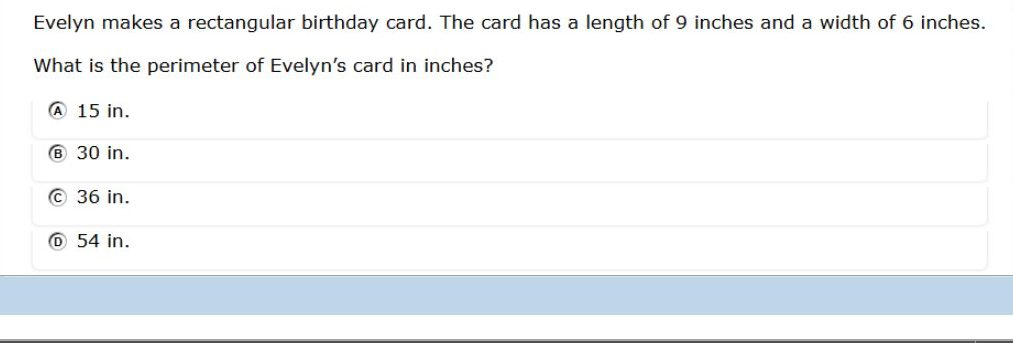
#> input picture items/g3_2025_Q11.jpg, 1013 x 343 px; its folder holds only this picture in this run
$ python clean_items.py
#> lines starting #> are read from the running program, lines starting #| are printed output that depends on the picture; after the words box and inside, x2 and y2 are one past the last pixel; in counts of white or black regions, pixels touching at a corner belong together
from PIL import Image
import numpy as np, glob, sys
def clean(path):
#> called with path = 'items/g3_2025_Q11.jpg'
    im=Image.open(path).convert('RGB'); a=np.asarray(im).astype(int)
#> in clean, im is the input picture: PIL image 1013x343 RGB; mean R, G, B 241.3, 243.9, 245.9
    g=a.mean(axis=2); H,W=g.shape
#> after `g = a.mean(axis=2)`:
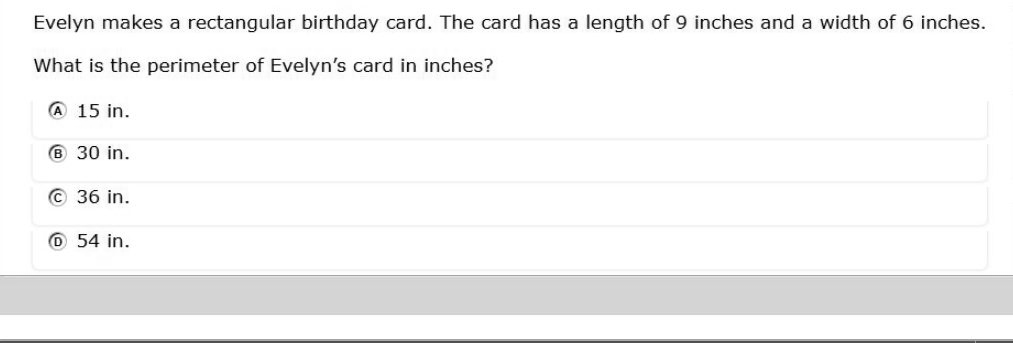
#> g: shape (343, 1013) float64; min 0, max 255, mean 243.7
#> after `H, W = g.shape`: H = 343; W = 1013
    dark=g<235
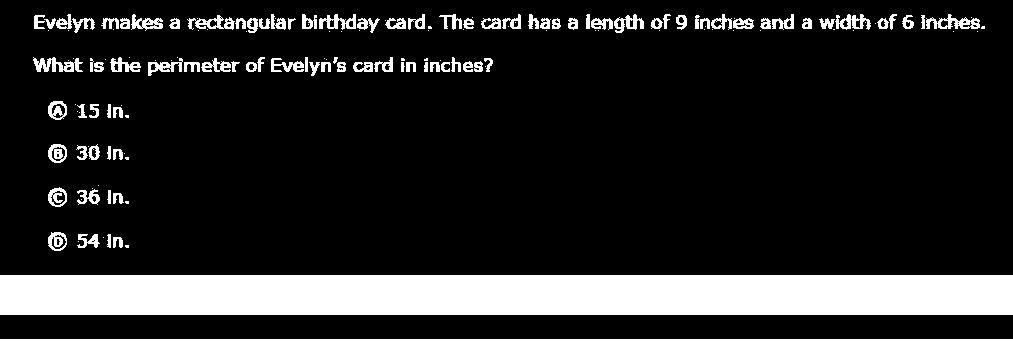
#> dark: shape (343, 1013) bool; 16.1% white; 161 white regions (67 under 20 px), largest, box (x1, y1, x2, y2) and area: (0, 275, 1013, 315) 40520, (0, 339, 1013, 343) 4052, (33, 57, 83, 72) 415
    # drop vertical rules: columns where >45% rows are non-white, scanning from both edges (within 40px)
    colfrac=dark.mean(axis=0)
#> colfrac = 1013 values, max 0.362 at index 54, min 0.128 at index 0, mean 0.161
    L=0
    for x in range(int(W*0.06)):
        if colfrac[x]>0.15: L=x+1
    R=W
#> R = 1013
    for x in range(int(W*0.86),W):
        if colfrac[x]>0.15: R=x; break
    # also drop the scrollbar-like gutter: any column band at the far right with sparse dots

    g=g[:,L:R]; a=a[:,L:R]; dark=g<235
#> after `g = g[:, L:R]`:
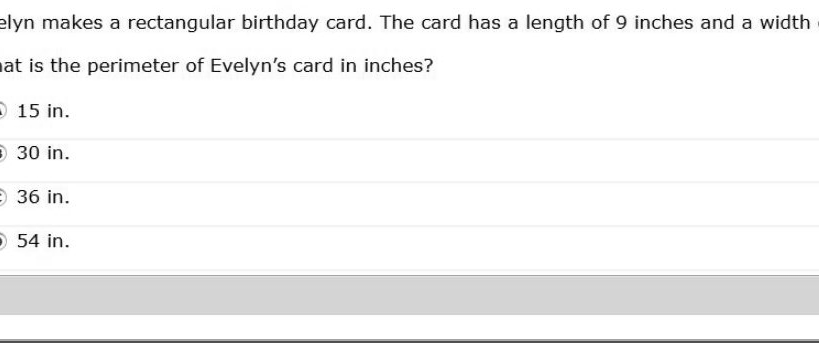
#> g: shape (343, 819) float64; min 0, max 255, mean 243.5
#> after `a = a[:, L:R]`:
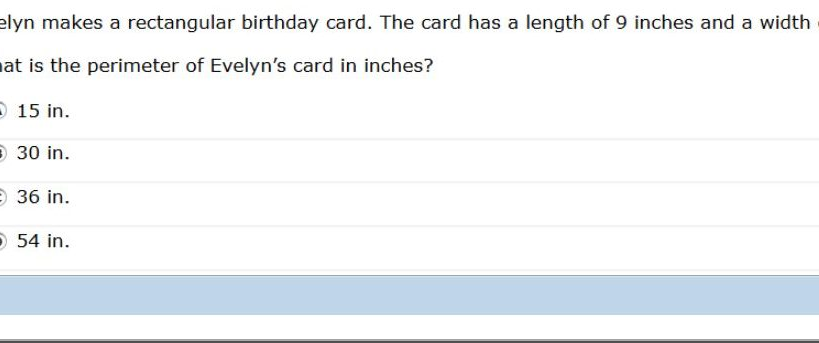
#> a: shape (343, 819, 3) int64; mean R, G, B 241, 243.7, 245.7
#> after `dark = g < 235`:
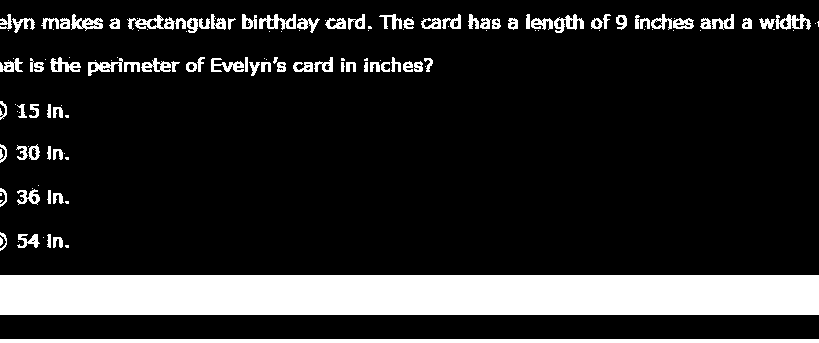
#> dark: shape (343, 819) bool; 16.2% white; 153 white regions (65 under 20 px), largest, box (x1, y1, x2, y2) and area: (0, 275, 819, 315) 32760, (0, 339, 819, 343) 3276, (127, 15, 175, 30) 330
    # collapse white horizontal runs > 50px to 24px
    rowdark=dark.sum(axis=1)>0
    keep=[]; run=0
    for y in range(len(rowdark)):
        if rowdark[y]: run=0; keep.append(y)
        else:
            run+=1
            if run<=24: keep.append(y)
#> this loop made 343 passes
#> run on passes 1 to 12: 1, 2, 3, 4, 5, 6, 7, 8, 9, 10, 11, 12
#> after the loop, keep = 341 values from 0 to 342
    a=a[keep]
#> a: shape (341, 819, 3) int64
    # trim bbox
    d=(a.mean(axis=2)<235)
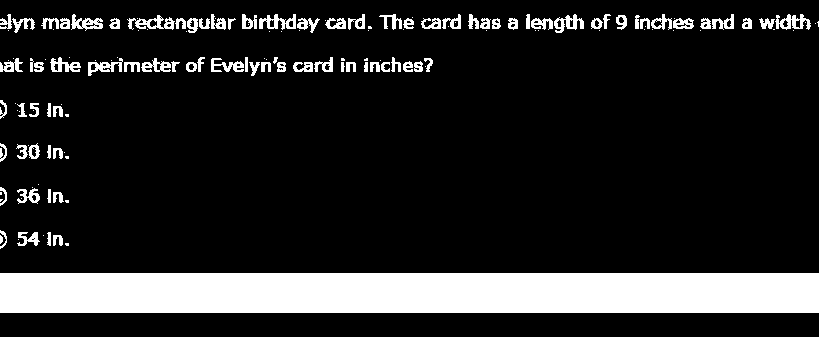
#> d: shape (341, 819) bool; 16.3% white; 153 white regions (65 under 20 px), largest, box (x1, y1, x2, y2) and area: (0, 273, 819, 313) 32760, (0, 337, 819, 341) 3276, (127, 15, 175, 30) 330
    ys=np.where(d.any(axis=1))[0]; xs=np.where(d.any(axis=0))[0]
#> after `ys = np.where(d.any(axis=1))[0]`: ys = 159 values from 14 to 340
#> after `xs = np.where(d.any(axis=0))[0]`: xs = 819 values from 0 to 818
    if len(ys)==0: return
    y0,y1=max(ys[0]-14,0),min(ys[-1]+14,a.shape[0]); x0,x1=max(xs[0]-14,0),min(xs[-1]+14,a.shape[1])
#> after `y0, y1 = (max(ys[0] - 14, 0), min(ys[-1] + 14, a.shape[0]))`: y0 = 0; y1 = 341
#> after `x0, x1 = (max(xs[0] - 14, 0), min(xs[-1] + 14, a.shape[1]))`: x0 = 0; x1 = 819
    out=Image.fromarray(a[y0:y1,x0:x1].astype('uint8'))
    out.save(path,quality=82,optimize=True)
for p in glob.glob('out/items/*.jpg'): clean(p)

$ run again, on items/g3_2025_Q21.jpg
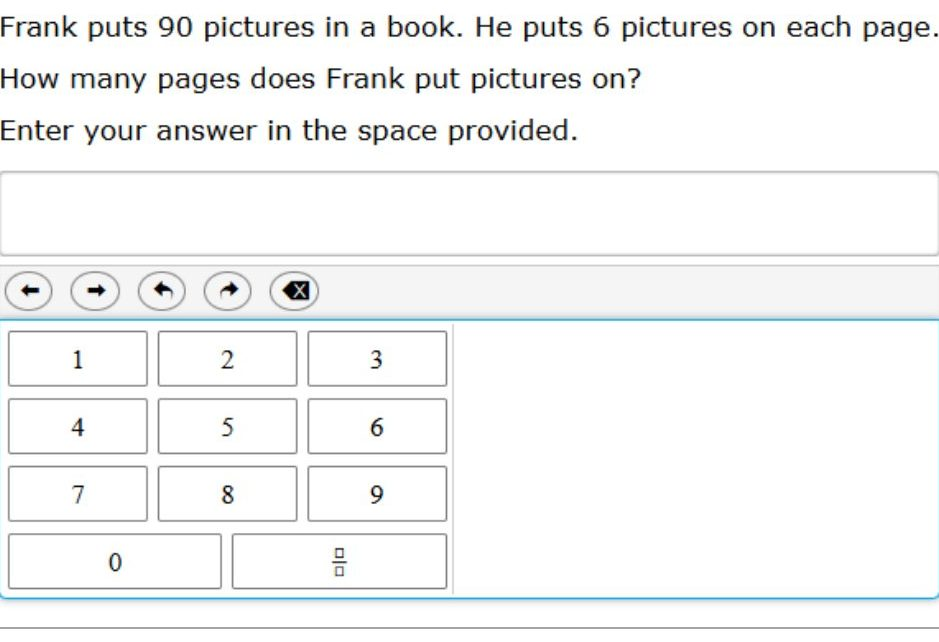
#> input picture items/g3_2025_Q21.jpg, 939 x 642 px
#> in clean, im is the input picture: PIL image 939x642 RGB; mean R, G, B 244.1, 245.2, 245.2
#> in clean, `dark=g<235`:
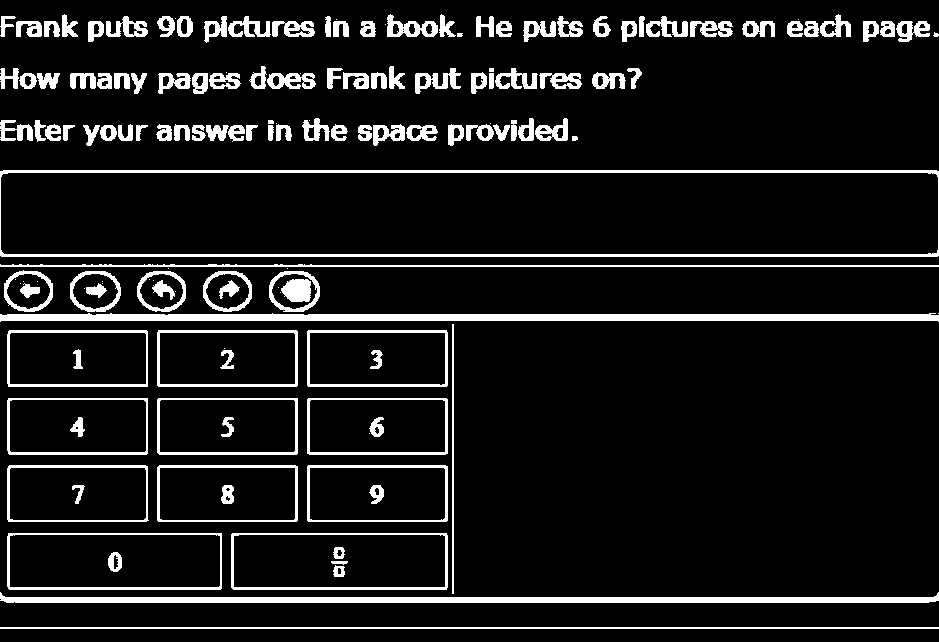
#> dark: shape (642, 939) bool; 10.2% white; 153 white regions (26 under 20 px), largest, box (x1, y1, x2, y2) and area: (0, 313, 939, 322) 6563, (0, 170, 939, 257) 5832, (0, 592, 939, 603) 5635
#> colfrac = 939 values, max 0.533 at index 452, min 0.0343 at index 931, mean 0.102
#> the loop in clean, `for y in range(len(rowdark)):` made 642 passes
#> run on passes 1 to 8: 1, 2, 3, 4, 5, 6, 7, 8
#> after the loop in clean, `for y in range(len(rowdark)):`: keep = 593 values from 0 to 641
#> in clean, `d=(a.mean(axis=2)<235)`:
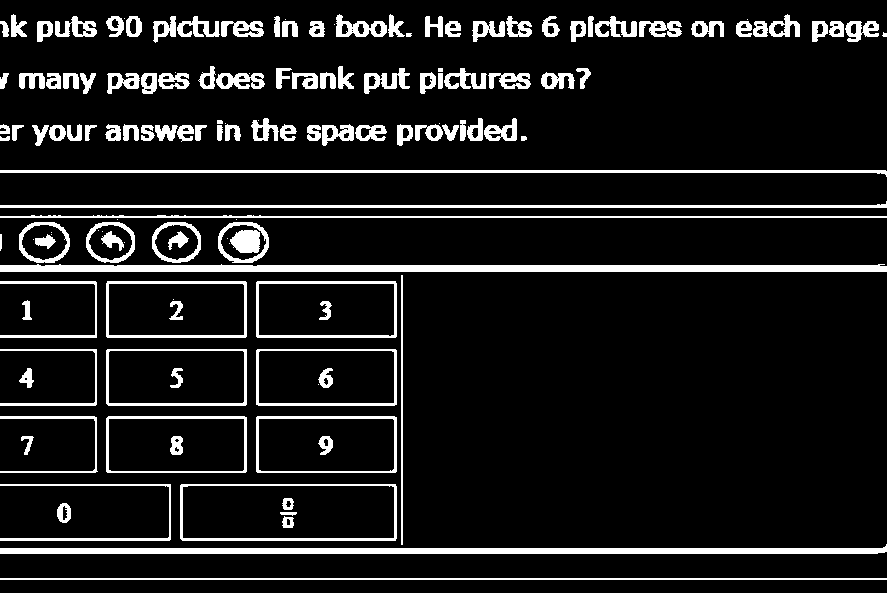
#> d: shape (593, 887) bool; 10.6% white; 143 white regions (22 under 20 px), largest, box (x1, y1, x2, y2) and area: (0, 264, 887, 272) 6203, (0, 544, 887, 554) 5319, (0, 170, 887, 177) 2673
#> ys = 433 values from 14 to 579
#> xs = 887 values from 0 to 886
#> y0 = 0; y1 = 593
#> x0 = 0; x1 = 887

$ run again, on items/g3_2025_Q22.jpg
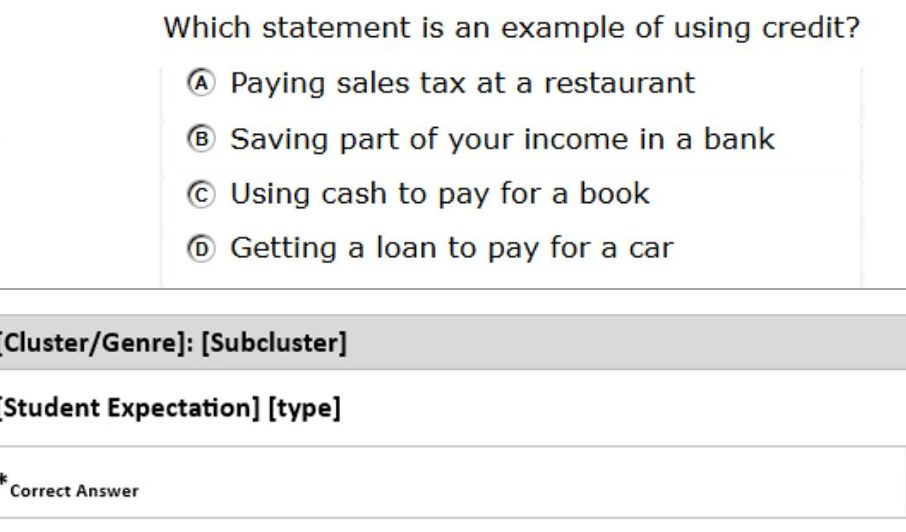
#> input picture items/g3_2025_Q22.jpg, 906 x 532 px
#> in clean, im is the input picture: PIL image 906x532 RGB; mean R, G, B 239.3, 239.5, 239.2
#> in clean, `dark=g<235`:
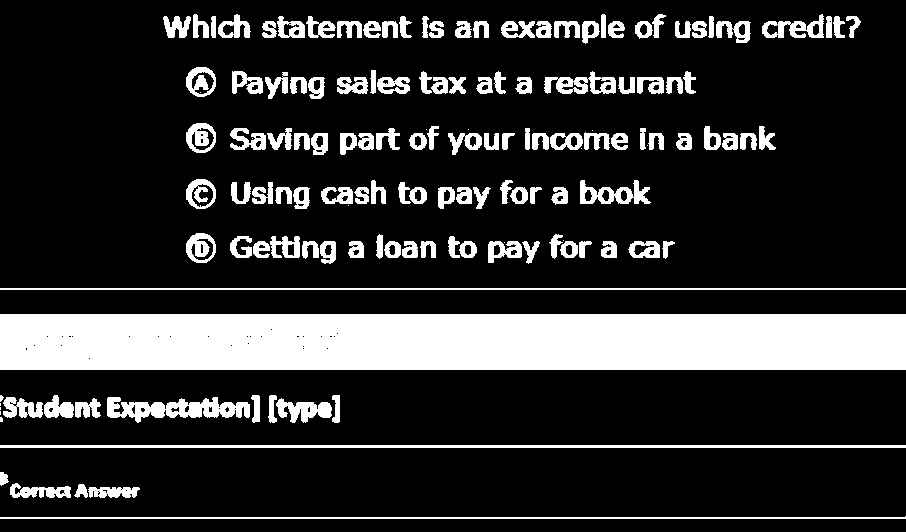
#> dark: shape (532, 906) bool; 19% white; 145 white regions (15 under 20 px), largest, box (x1, y1, x2, y2) and area: (0, 314, 906, 370) 50705, (0, 445, 906, 448) 2718, (107, 397, 250, 423) 2013
#> colfrac = 906 values, max 0.38 at index 196, min 0.118 at index 757, mean 0.19
#> the loop in clean, `for y in range(len(rowdark)):` made 532 passes
#> run on passes 1 to 8: 1, 2, 3, 4, 5, 6, 7, 8
#> after the loop in clean, `for y in range(len(rowdark)):`: keep = 519 values from 0 to 531
#> in clean, `d=(a.mean(axis=2)<235)`:
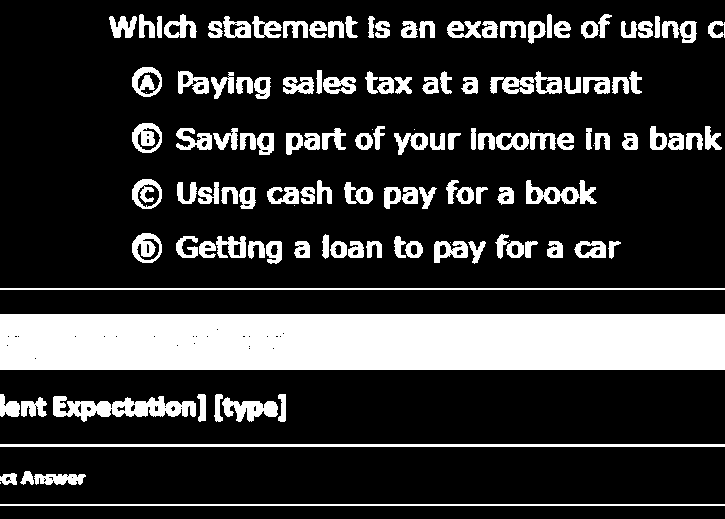
#> d: shape (519, 725) bool; 20.7% white; 136 white regions (11 under 20 px), largest, box (x1, y1, x2, y2) and area: (0, 314, 725, 370) 40573, (0, 444, 725, 447) 2175, (53, 396, 196, 422) 2013
#> ys = 260 values from 14 to 505
#> xs = 725 values from 0 to 724
#> y0 = 0; y1 = 519
#> x0 = 0; x1 = 725

$ run again, on items/g3_2025_Q23.jpg
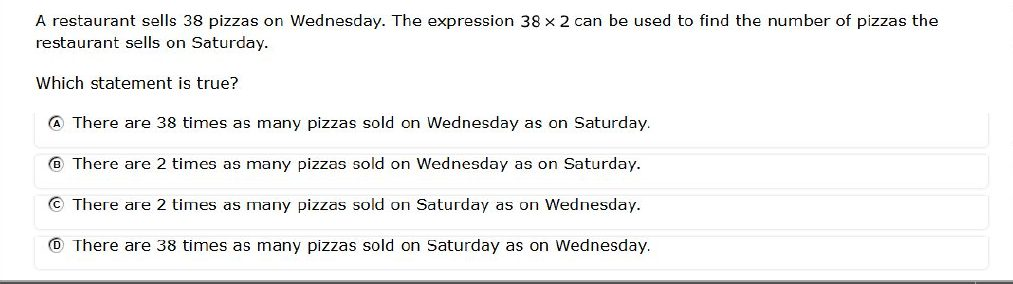
#> input picture items/g3_2025_Q23.jpg, 1013 x 284 px
#> in clean, im is the input picture: PIL image 1013x284 RGB; mean R, G, B 242.7, 242.8, 242.5
#> in clean, `dark=g<235`:
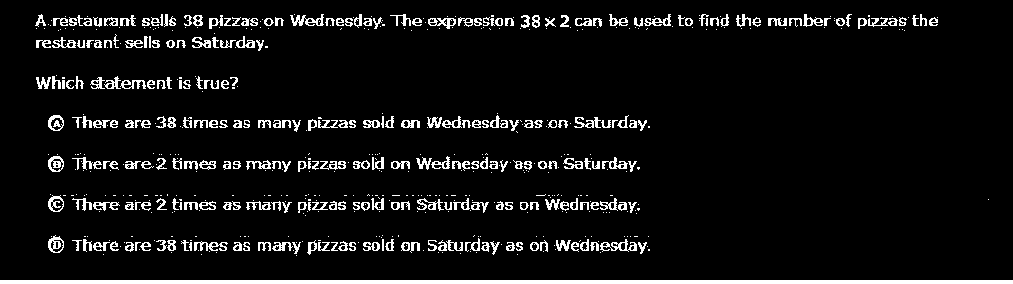
#> dark: shape (284, 1013) bool; 7.1% white; 646 white regions (369 under 20 px), largest, box (x1, y1, x2, y2) and area: (0, 280, 1013, 284) 4052, (600, 239, 637, 252) 196, (290, 14, 324, 26) 195
#> colfrac = 1013 values, max 0.268 at index 54, min 0.0141 at index 0, mean 0.0712
#> the loop in clean, `for y in range(len(rowdark)):` made 284 passes
#> run on passes 1 to 8: 1, 2, 3, 4, 5, 6, 7, 8
#> after the loop in clean, `for y in range(len(rowdark)):`: keep = 283 values from 0 to 283
#> in clean, `d=(a.mean(axis=2)<235)`:
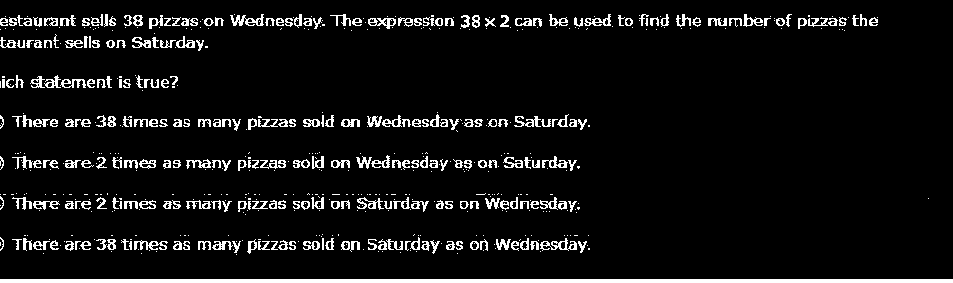
#> d: shape (283, 953) bool; 7.2% white; 635 white regions (362 under 20 px), largest, box (x1, y1, x2, y2) and area: (0, 279, 953, 283) 3812, (540, 238, 577, 251) 196, (230, 14, 264, 26) 195
#> ys = 133 values from 14 to 282
#> xs = 953 values from 0 to 952
#> y0 = 0; y1 = 283
#> x0 = 0; x1 = 953
